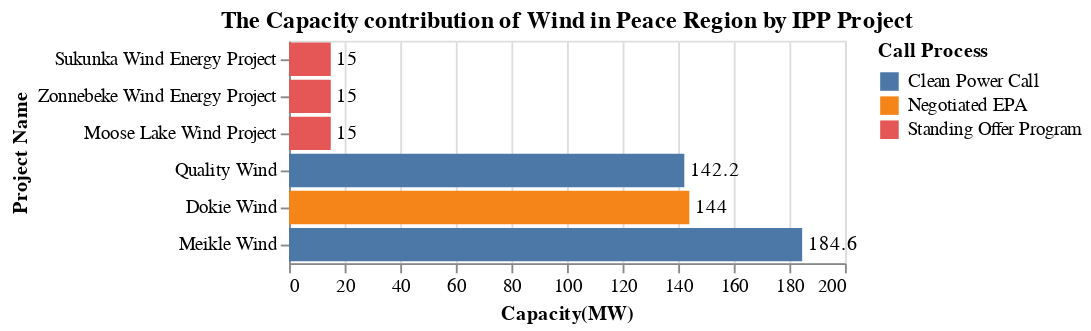

The code cell stored with this chart in its notebook:
### Code cell
title = alt.TitleParams('The Capacity contribution of Wind in Peace Region by IPP Project')

capacity_IPP = alt.Chart(data_PR, title = title).mark_bar().encode(
                    alt.Y('Project_name', title='Project Name',sort='x'),
                    alt.X('sum(Capacity(MW))', title='Capacity(MW)'),
                    alt.Color('Call_process', title = 'Call Process')).properties( width=300)
cap_PR_Loc_chart = capacity_IPP + capacity_IPP.mark_text(
    color = 'black', align='left', dx = 3).encode(text='sum(Capacity(MW))',color=alt.value('black'))
cap_PR_Loc_chart

### Figure 1 — Vega-Lite specification as saved in the notebook (floating-point values rounded to 4 significant figures)
{"config": {"view": {"continuousWidth": 300, "continuousHeight": 300}}, "layer": [{"mark": {"type": "bar"}, "encoding": {"color": {"field": "Call_process", "title": "Call Process", "type": "nominal"}, "x": {"aggregate": "sum", "field": "Capacity(MW)", "title": "Capacity(MW)", "type": "quantitative"}, "y": {"field": "Project_name", "sort": "x", "title": "Project Name", "type": "nominal"}}, "title": {"text": "The Capacity contribution of Wind in Peace Region by IPP Project"}}, {"mark": {"type": "text", "align": "left", "color": "black", "dx": 3}, "encoding": {"color": {"value": "black"}, "text": {"aggregate": "sum", "field": "Capacity(MW)", "type": "quantitative"}, "x": {"aggregate": "sum", "field": "Capacity(MW)", "title": "Capacity(MW)", "type": "quantitative"}, "y": {"field": "Project_name", "sort": "x", "title": "Project Name", "type": "nominal"}}, "title": {"text": "The Capacity contribution of Wind in Peace Region by IPP Project"}}], "data": {"name": "data-b9a96973a036aab6ffb41338a8dc50e9"}, "width": 300, "$schema": "https://vega.github.io/schema/vega-lite/v5.20.1.json", "datasets": {"data-b9a96973a036aab6ffb41338a8dc50e9": [{"Sub_region": "Peace River", "Project_name": "Dokie Wind", "IPP_seller": "Dokie General Partnership", "Location": "Chetwynd", "Type": "Wind", "Year": "2009", "Call_process": "Negotiated EPA", "Capacity(MW)": 144.0, "Energy(GWh/yr)": 375.0, "Region": "Peace Region"}, {"Sub_region": "Peace River", "Project_name": "Sukunka Wind Energy Project", "IPP_seller": "Sukunka Wind Project Limited Partnership", "Location": "Chetwynd", "Type": "Wind", "Year": "2010", "Call_process": "Standing Offer Program", "Capacity(MW)": 15.0, "Energy(GWh/yr)": 49.7, "Region": "Peace Region"}, {"Sub_region": "Peace River", "Project_name": "Zonnebeke Wind Energy Project", "IPP_seller": "Zonnebeke Wind Project Limited Partnership", "Location": "Chetwynd", "Type": "Wind", "Year": "2010", "Call_process": "Standing Offer Program", "Capacity(MW)": 15.0, "Energy(GWh/yr)": 45.6, "Region": "Peace Region"}, {"Sub_region": "Peace River", "Project_name": "Meikle Wind", "IPP_seller": "Meikle Wind Energy Limited Partnership", "Location": "Tumbler Ridge", "Type": "Wind", "Year": "2010", "Call_process": "Clean Power Call", "Capacity(MW)": 184.6, "Energy(GWh/yr)": 541.0, "Region": "Peace Region"}, {"Sub_region": "Peace River", "Project_name": "Quality Wind", "IPP_seller": "Capital Power L.P.", "Location": "Tumbler Ridge", "Type": "Wind", "Year": "2010", "Call_process": "Clean Power Call", "Capacity(MW)": 142.2, "Energy(GWh/yr)": 476.9, "Region": "Peace Region"}, {"Sub_region": "Peace River", "Project_name": "Moose Lake Wind Project", "IPP_seller": "Moose Lake Wind Limited Partnership", "Location": "Tumbler Ridge", "Type": "Wind", "Year": "2010", "Call_process": "Standing Offer Program", "Capacity(MW)": 15.0, "Energy(GWh/yr)": 56.0, "Region": "Peace Region"}]}}
